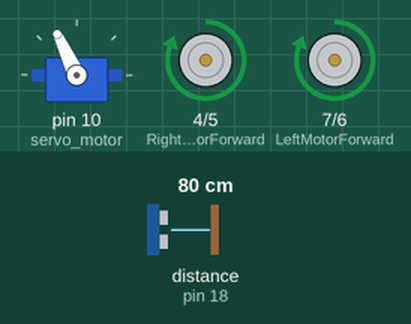
The sketch below on a simulated Arduino Uno, built with avr-gcc and run on an emulated ATmega328P. On the bench: servo, motor-driver pin pairs drawn as motors (green arrow = first pin HIGH = forward, orange = second pin HIGH = backward, longer = more drive). The inputs (shaded band) are chosen by the test bench; at power-on: distance to the obstacle (sensor on pin 18) 80 cm. The echo pulse lasts 58.3 µs per cm.

Above: at 3.9 s.
4.0 s: distance to the obstacle (sensor on pin 18) set to 23 cm
5.5 s: distance to the obstacle (sensor on pin 18) set to 18 cm
At 7.1 s:
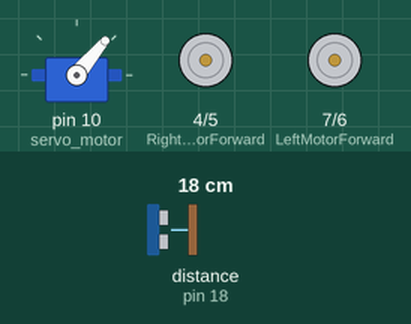
11.5 s: distance to the obstacle (sensor on pin 18) set to 35 cm
At 12.5 s:
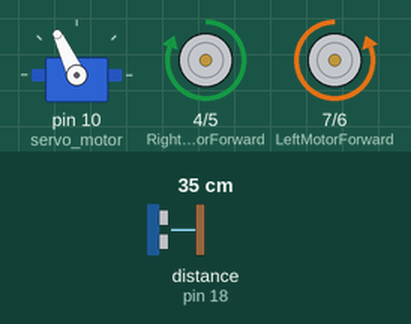
14.1 s: distance to the obstacle (sensor on pin 18) set to 2 cm
At 16.7 s:
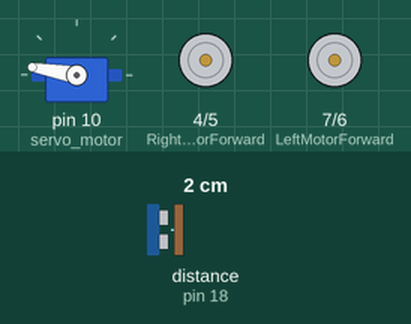
Timing chart, 0 to 18.1 s (numbered marks = the images above; inputs shaded):
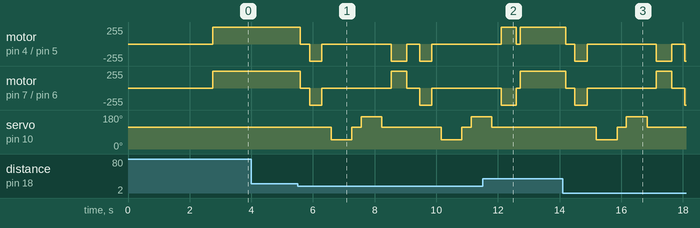

The sketch:

Obstacle_avoidance.ino
```cpp
#include <Servo.h>          //Servo motor library. This is standard library
#include <NewPing.h>        //Ultrasonic sensor function library. You must install this library

//our L298N control pins

const int LeftMotorForward = 7;
const int LeftMotorBackward = 6;
const int RightMotorForward = 4;
const int RightMotorBackward = 5;

//sensor pins
#define trig_pin 19 //analog input 1
#define echo_pin 18 //analog input 2

#define maximum_distance 200
boolean goesForward = false;
int distance = 100;

NewPing sonar(trig_pin, echo_pin, maximum_distance); //sensor function
Servo servo_motor; //our servo name

void setup(){

  pinMode(RightMotorForward, OUTPUT);
  pinMode(LeftMotorForward, OUTPUT);
  pinMode(LeftMotorBackward, OUTPUT);
  pinMode(RightMotorBackward, OUTPUT);

  servo_motor.attach(10); //our servo pin

  servo_motor.write(115);
  delay(2000);
  distance = readPing();
  delay(100);
  distance = readPing();
  delay(100);
  distance = readPing();
  delay(100);
  distance = readPing();
  delay(100);
}


void loop(){
  int distanceRight = 0;
  int distanceLeft = 0;
  delay(50);

  if (distance <= 20){
    moveStop();
    delay(300);
    moveBackward();
    delay(400);
    moveStop();
    delay(300);
    distanceRight = lookRight();
    delay(300);
    distanceLeft = lookLeft();
    delay(300);

    if (distance >= distanceLeft){
      turnRight();
      moveStop();
    }
    else{
      turnLeft();
      moveStop();
    }
  }
  else{
    moveForward();
  }
    distance = readPing();
}

int lookRight(){
  servo_motor.write(50);
  delay(500);
  int distance = readPing();
  delay(100);
  servo_motor.write(115);
  return distance;
}


int lookLeft(){
  servo_motor.write(170);
  delay(500);
  int distance = readPing();
  delay(100);
  servo_motor.write(115);
  return distance;
  delay(100);
}


int readPing(){
  delay(70);
  int cm = sonar.ping_cm();
  if (cm==0){
    cm=250;
  }
  return cm;
}


void moveStop(){
  digitalWrite(RightMotorForward, LOW);
  digitalWrite(LeftMotorForward, LOW);
  digitalWrite(RightMotorBackward, LOW);
  digitalWrite(LeftMotorBackward, LOW);
}


void moveForward(){
  if(!goesForward){
    goesForward=true;

    digitalWrite(LeftMotorForward, HIGH);
    digitalWrite(RightMotorForward, HIGH);
    digitalWrite(LeftMotorBackward, LOW);
    digitalWrite(RightMotorBackward, LOW);
  }
}


void moveBackward(){
  goesForward=false;

  digitalWrite(LeftMotorBackward, HIGH);
  digitalWrite(RightMotorBackward, HIGH);
  digitalWrite(LeftMotorForward, LOW);
  digitalWrite(RightMotorForward, LOW);
}


void turnRight(){

  digitalWrite(LeftMotorForward, HIGH);
  digitalWrite(RightMotorBackward, HIGH);
  digitalWrite(LeftMotorBackward, LOW);
  digitalWrite(RightMotorForward, LOW);

  delay(500);

  digitalWrite(LeftMotorForward, HIGH);
  digitalWrite(RightMotorForward, HIGH);
  digitalWrite(LeftMotorBackward, LOW);
  digitalWrite(RightMotorBackward, LOW);
}


void turnLeft(){

  digitalWrite(LeftMotorBackward, HIGH);
  digitalWrite(RightMotorForward, HIGH);
  digitalWrite(LeftMotorForward, LOW);
  digitalWrite(RightMotorBackward, LOW);

  delay(500);

  digitalWrite(LeftMotorForward, HIGH);
  digitalWrite(RightMotorForward, HIGH);
  digitalWrite(LeftMotorBackward, LOW);
  digitalWrite(RightMotorBackward, LOW);

}
```

Measured:
- the behaviour switches between 21 and 20 cm on distance to the obstacle (sensor on pin 18) (found by bisection; images 0 and 1)
- after the input at 4.0 s, every drawn part: stays the same
- after the input at 11.5 s, servo on pin 10 (servo_motor): goes on until 11.8 s, then stays 115°
